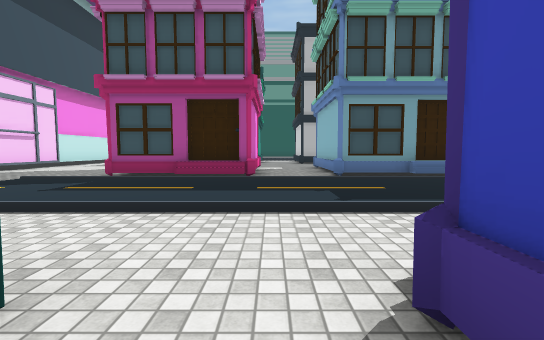
view 1 (above)

24 first-person views from a walk through a Unity game level. The camera is 1.3 m above the floor, tilts 4° down and sees 90° across. The floor is counted in squares, 2.4 m on a side. Each view is taken from the middle of a square. On the plan, view 1 faces up. The plan holds only what a view shows up to about 9 squares ahead; the rest is blank. The place goes on beyond the plan. The player is left out. Some animated figures are left out. Some surface patterns are stand-ins.

view 2
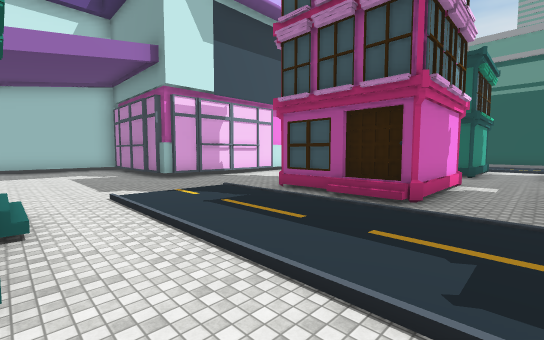

view 3
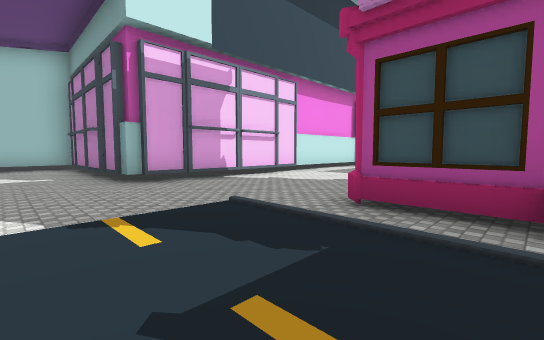

view 4
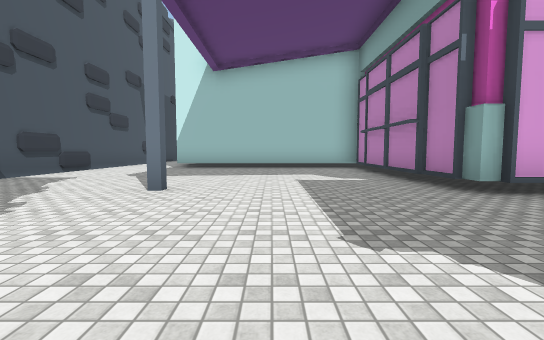

view 5
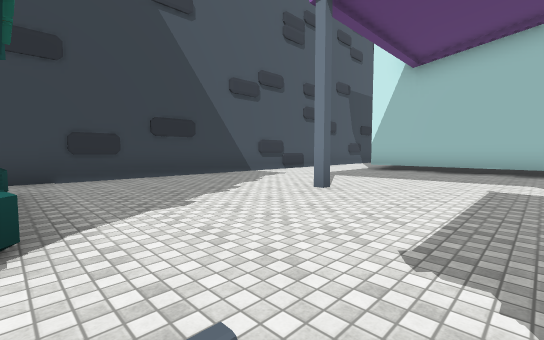

view 6
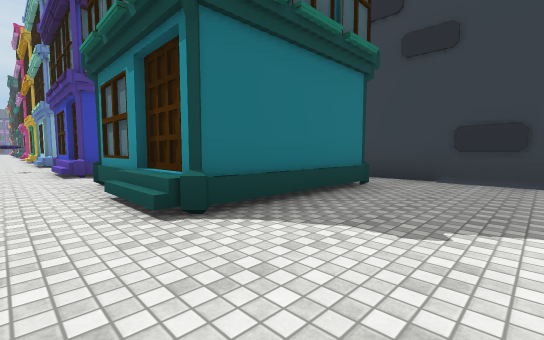

view 7
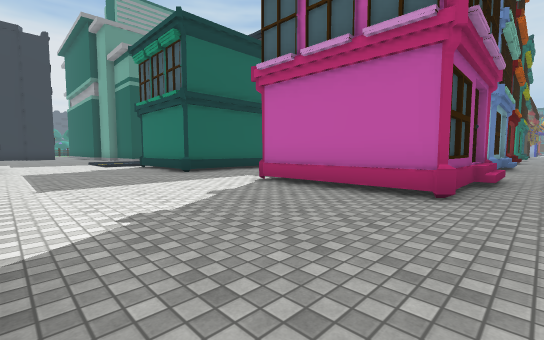

view 8
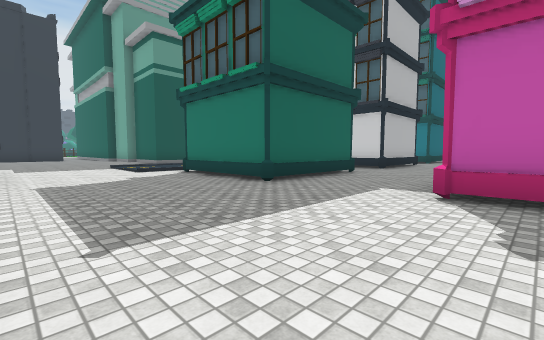

view 9
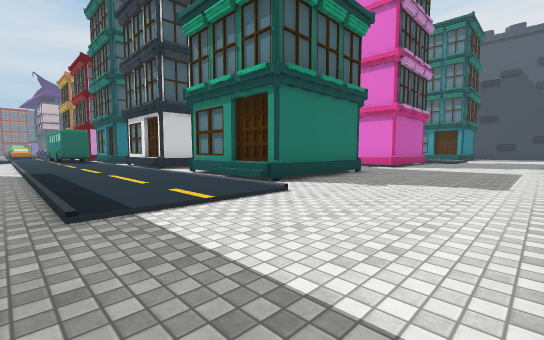

view 10
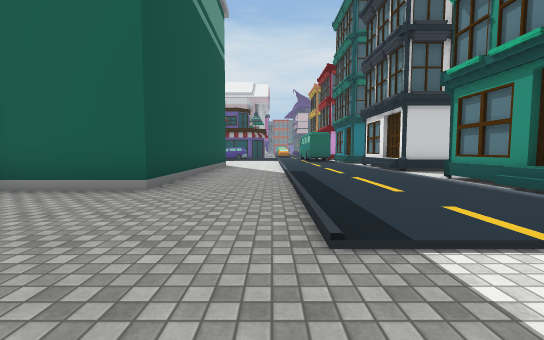

view 11
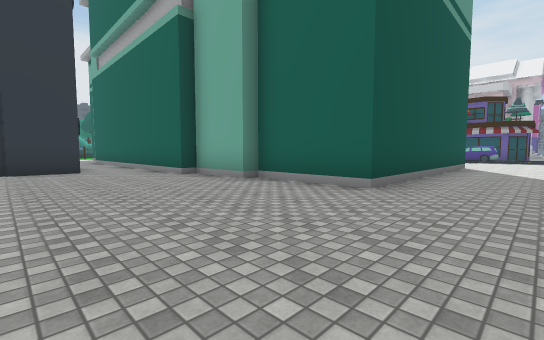

view 12
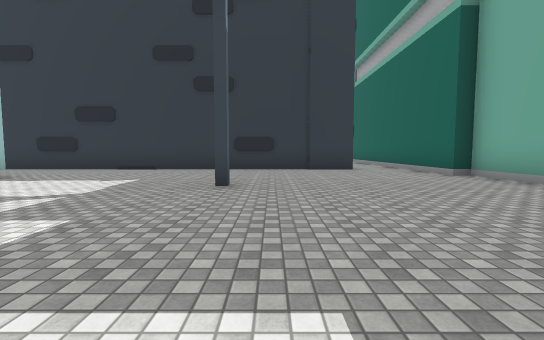

view 13
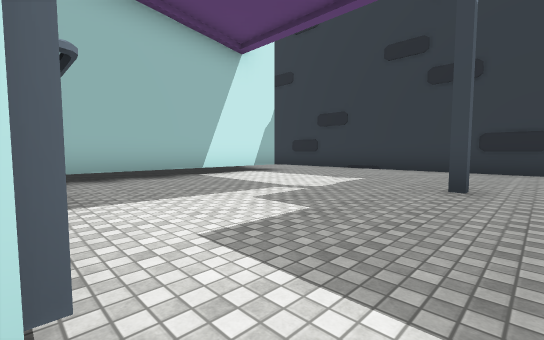

view 14
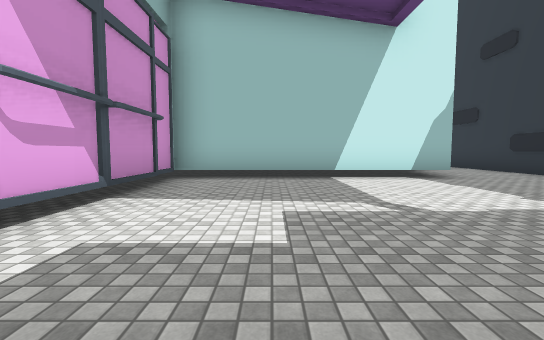

view 15
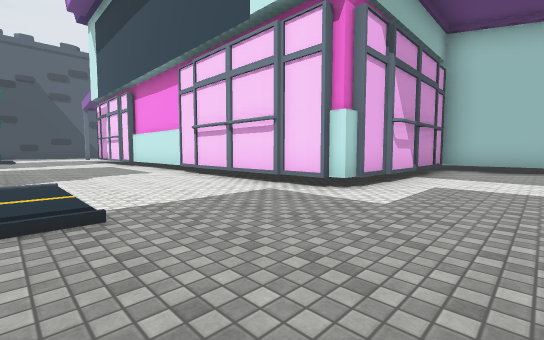

view 16
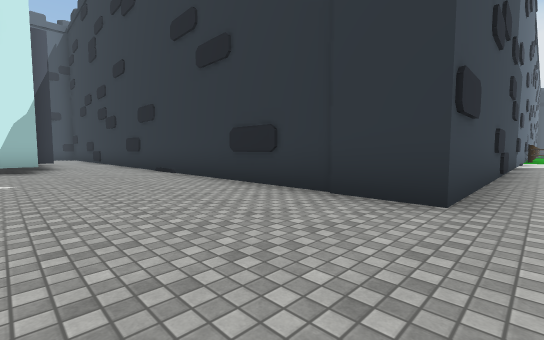

view 17
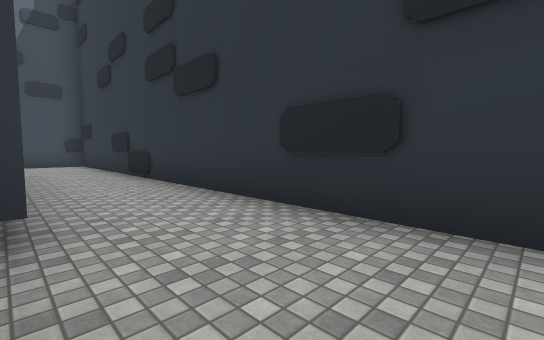

view 18
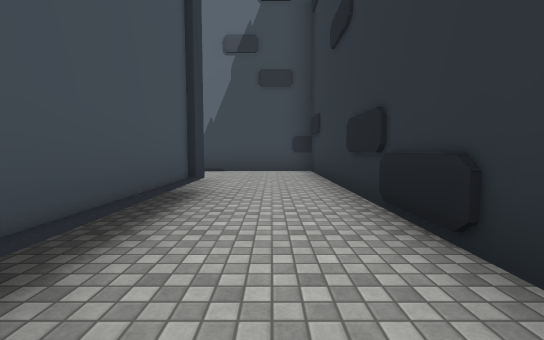

view 19
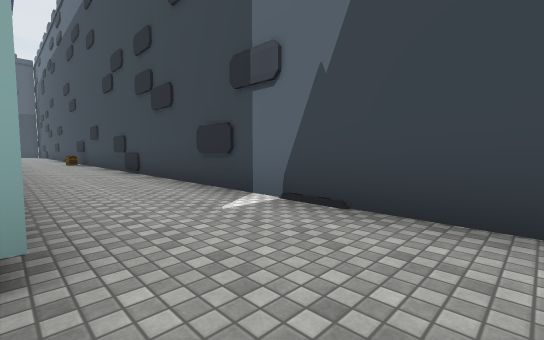

view 20
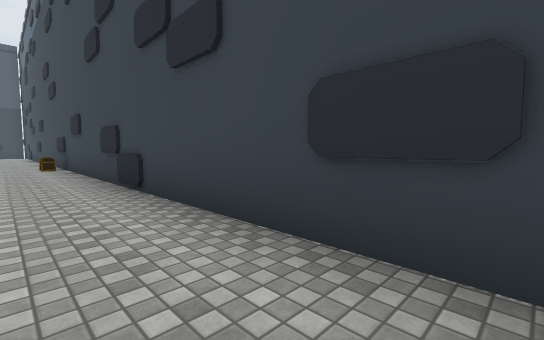

view 21
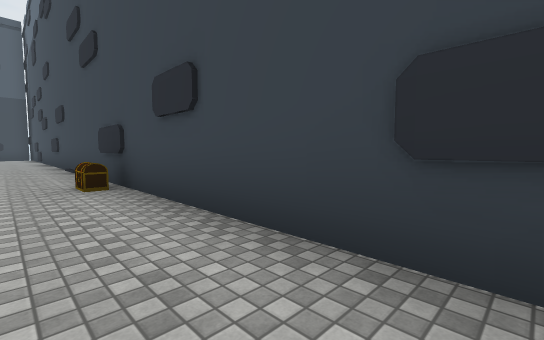

view 22
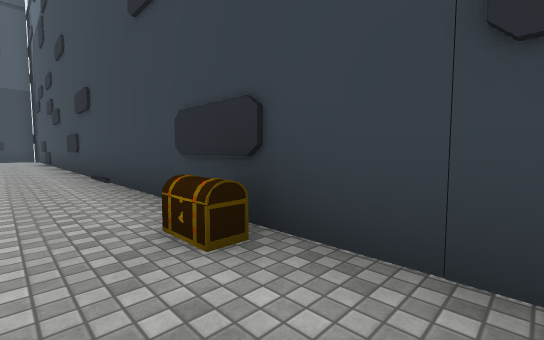

view 23
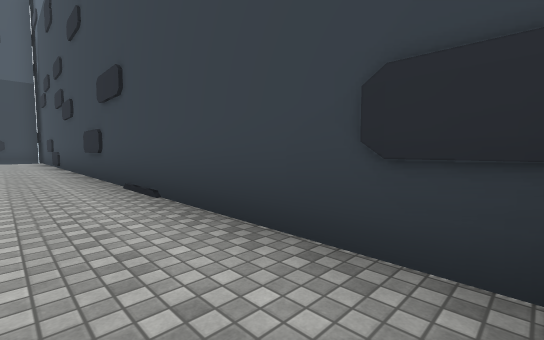

view 24
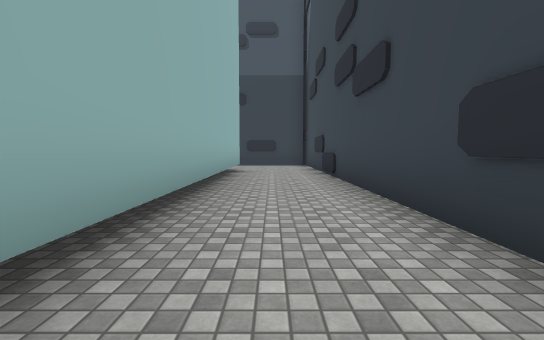

### Floor plan
Key: @ floor where view 1 was taken; # wall or solid block; . main floor; : floor 0.25 m higher than the main floor; / step, stairs or slope; O other object.
Columns run from 24 left of view 1 to 3 right of it. Each row starts with its distance up from view 1.
 35                    #.
 34                    #.
 33                    #.
 32                    #.
 31                    #.
 30                    #.
 29                    #.
 28                    #.#
 27                    #.#
 26 ####################.#
 25 #....................#
 24 #....###  #..........##
 23 #..#      ##..........#
 22 #..        #....#.....#
 21 #..        #..........#
 20 #..        #..........######
 19 #..        #................
 18 #..        ######...........
 17 #..             #...::::::::
 16 #..             #...::::::::
 15 #..             #...////////
 14 #..             #....###./##
 13 #..             #....###..#
 12 #O.             #....###..#
 11 #..             #..........
 10 #..             #..........
  9 #..             #....###..#
  8 #..             #....###..#
  7 #..             #....###..#
  6 #..#            #....###..##
  5 #..#       ######...////////
  4 #..#       #........::::::::
  3 #..#       #........:::::::
  2 #..#       #................
  1 #..#       #........//##./##
  0 #..#       #....#...### @##
 -1 #..#       #........#
 -2 #           ........#
 -3             .........
 -4            ###########

Positions as (right, up) in squares from view 1, and headings:
1: (0, 0), facing up
2: (1, 1), facing up-left
3: (-2, 3), facing up-left
4: (-4, 2), facing left
5: (-4, 3), facing down-left
6: (-6, 2), facing down-right
7: (-7, 5), facing up-right
8: (-7, 8), facing up-right
9: (-7, 18), facing down-right
10: (-6, 18), facing right
11: (-6, 18), facing up-right
12: (-7, 18), facing up
13: (-7, 18), facing up-left
14: (-7, 20), facing left
15: (-4, 20), facing down-left
16: (-4, 23), facing up-left
17: (-12, 24), facing up-left
18: (-16, 25), facing left
19: (-21, 25), facing down-left
20: (-22, 22), facing down-left
21: (-22, 17), facing down-left
22: (-22, 14), facing down-left
23: (-22, 12), facing down-left
24: (-22, 7), facing down
